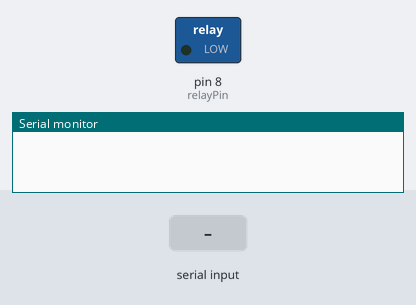
Recording of a sketch running on a simulated Arduino Uno, built with avr-gcc and run on an emulated ATmega328P. Parts: switched loads named in the sketch (green lamp = pin HIGH), the last lines printed to the serial monitor. The test bench sets the inputs (shaded band).

Above: at 1.2 s.
1.3 s: "1" received over Serial
At 1.9 s:
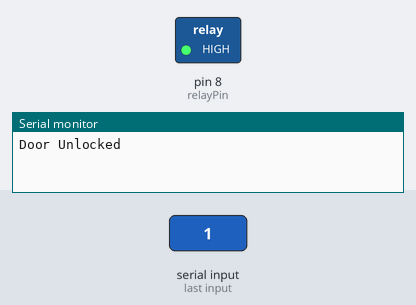
2.8 s: "0" received over Serial
At 3.1 s:
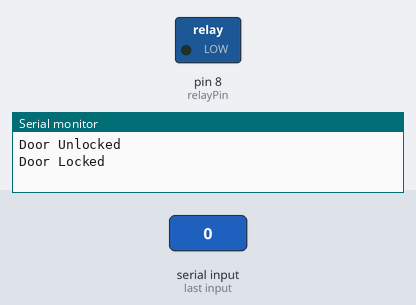
Timing chart, 0 to 5.8 s (numbered marks = the images above; inputs shaded):
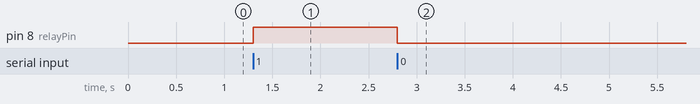

Measured:
- after the input at 1.3 s, pin 8 (relayPin): LOW → HIGH at once
- after the input at 2.8 s, pin 8 (relayPin): HIGH → LOW at once

The sketch:

arduino_sketch.ino
```cpp
const int relayPin = 8;  // Pin connected to the relay

void setup() {
  pinMode(relayPin, OUTPUT);
  digitalWrite(relayPin, LOW);  // Start with the relay off (door locked)
  Serial.begin(9600);           // Start serial communication
}

void loop() {
  if (Serial.available() > 0) {
    char command = Serial.read();

    if (command == '1') {
      digitalWrite(relayPin, HIGH);  // Unlock the door
      Serial.println("Door Unlocked");
    }
    else if (command == '0') {
      digitalWrite(relayPin, LOW);  // Lock the door
      Serial.println("Door Locked");
    }
  }
}
```
